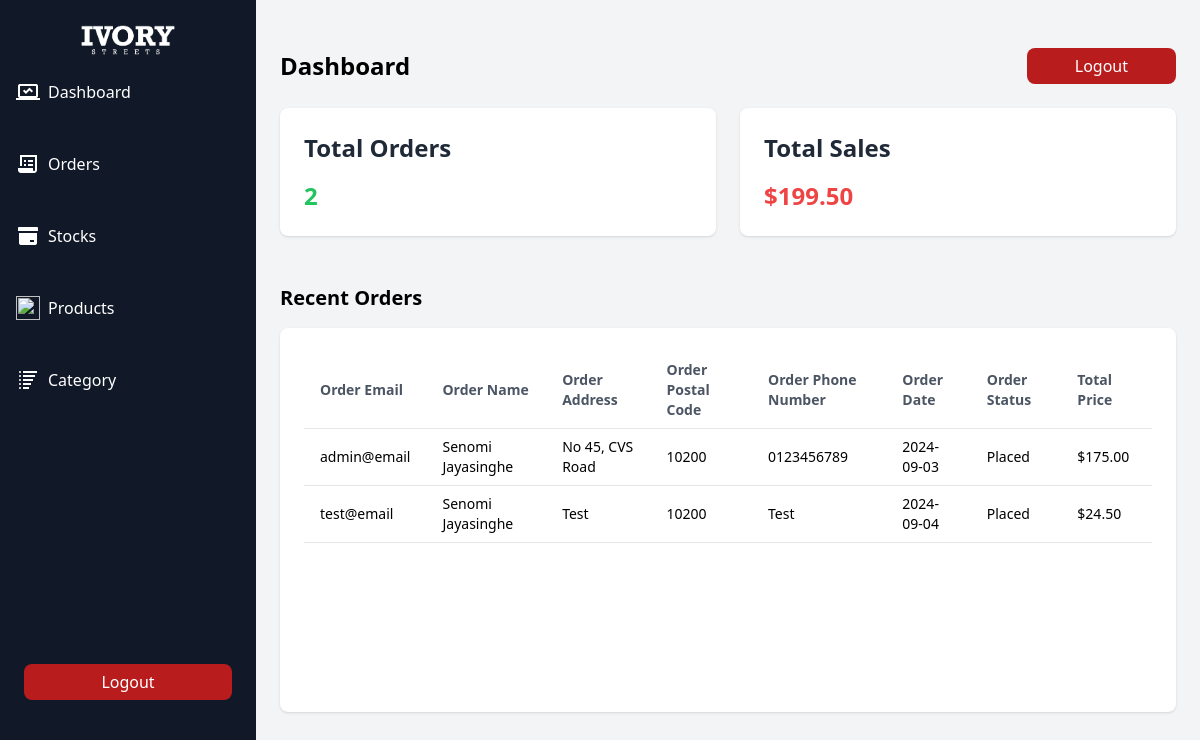
The app's page /public/admin/dashboard.php (signed in) with its own data.
### tables this page shows
CREATE TABLE `orders` (
  `order_id` int(11) NOT NULL,
  `order_email` varchar(255) NOT NULL,
  `order_name` varchar(255) NOT NULL,
  `order_address` text NOT NULL,
  `order_postcode` varchar(20) NOT NULL,
  `order_phoneno` varchar(20) NOT NULL,
  `order_date` date NOT NULL,
  `order_status` varchar(50) NOT NULL,
  `total_price` decimal(10,2) NOT NULL
);

### public/admin/dashboard.php (the view, shortened to what this page needs)
<?php
include 'side-bar.php';
$DB_HOST = 'autorack.proxy.rlwy.net';
$DB_USER = 'root';
$DB_PASSWORD = 'PEGbmEIwMKaaCDlkKYfWVGndPSDXtNgu';
$DB_NAME = 'railway';
$DB_PORT = 21186;
$conn = mysqli_connect($DB_HOST, $DB_USER, $DB_PASSWORD, $DB_NAME, $DB_PORT);
$sql_orders = "SELECT order_id, order_email, order_name, order_address, order_postcode, order_phoneno, order_date, order_status, total_price FROM orders";
$result_orders = mysqli_query($conn, $sql_orders);
$sql_total_sales = "SELECT SUM(total_price) AS total_sales FROM orders";
$result_total_sales = mysqli_query($conn, $sql_total_sales);
$sql_total_orders = "SELECT COUNT(*) AS total_orders FROM orders";
$result_total_orders = mysqli_query($conn, $sql_total_orders);
?>
<!DOCTYPE html>
<html lang="en">
<head>
  <script src="https://cdn.tailwindcss.com"></script>
</head>
<body class="bg-gray-100 font-sans antialiased">
<div class="flex-1 lg:ml-64 p-6 bg-gray-100 overflow-y-auto h-screen pt-16 lg:pt-6">
  <div class="flex justify-between items-center mt-6 mb-4">
    <h3 class="text-2xl font-bold">Dashboard</h3>
    <div>
      <button type="button" class="w-full text-white bg-red-700 hover:bg-red-800 focus:ring-4 focus:outline-none focus:ring-teal-300 dark:focus:ring-teal-800 font-medium rounded-lg text-m px-12 py-1.5 text-center">
        <a href="logout.php">Logout</a>
      </button>
    </div>
  </div>
  <div class="grid grid-cols-1 sm:grid-cols-2 gap-6 mt-6">
    <div class="bg-white p-6 rounded-lg shadow">
      <h3 class="text-2xl font-semibold text-gray-800">Total Orders</h3>
      <p class="text-2xl font-bold text-gray-800 mt-4 text-green-500">
        <?php
          if (mysqli_num_rows($result_total_orders) > 0) {
              while ($row = mysqli_fetch_assoc($result_total_orders)) {
                  echo htmlspecialchars($row['total_orders']);
              }
          } else {
              echo "No orders available";
          }
        ?>
      </p>
    </div>
    <div class="bg-white p-6 rounded-lg shadow">
      <h3 class="text-2xl font-semibold text-gray-800">Total Sales</h3>
      <p class="text-2xl font-bold text-gray-800 mt-4 text-red-500">
        <?php
          if (mysqli_num_rows($result_total_sales) > 0) {
              while ($row = mysqli_fetch_assoc($result_total_sales)) {
                  echo "$" . htmlspecialchars($row['total_sales']);
              }
          } else {
              echo "No orders available";
          }
        ?>
      </p>
    </div>
  </div>
  <div class="grid grid-cols-1 gap-6 mt-6">
    <div>
      <h3 class="text-xl font-bold mt-6 mb-4">Recent Orders</h3>
      <div class="bg-white p-6 rounded-lg shadow h-[24rem]">
        <div class="overflow-x-auto overflow-y-auto h-full">
          <table class="min-w-full bg-white text-sm">
            <thead class="sticky top-0 z-10 bg-white">
              <tr>
                <th class="py-2 px-4 border-b text-left text-gray-600">Order Email</th>
                <th class="py-2 px-4 border-b text-left text-gray-600">Order Name</th>
                <th class="py-2 px-4 border-b text-left text-gray-600">Order Address</th>
                <th class="py-2 px-4 border-b text-left text-gray-600">Order Postal Code</th>
                <th class="py-2 px-4 border-b text-left text-gray-600">Order Phone Number</th>
                <th class="py-2 px-4 border-b text-left text-gray-600">Order Date</th>
                <th class="py-2 px-4 border-b text-left text-gray-600">Order Status</th>
                <th class="py-2 px-4 border-b text-left text-gray-600">Total Price</th>
              </tr>
            </thead>
            <tbody>
              <?php
                if (mysqli_num_rows($result_orders) > 0) {
                    while ($row = mysqli_fetch_assoc($result_orders)) {
                        echo "<tr>";
                        echo "<td class='py-2 px-4 border-b'>" . htmlspecialchars($row['order_email']) . "</td>";
                        echo "<td class='py-2 px-4 border-b'>" . htmlspecialchars($row['order_name']) . "</td>";
                        echo "<td class='py-2 px-4 border-b'>" . htmlspecialchars($row['order_address']) . "</td>";
                        echo "<td class='py-2 px-4 border-b'>" . htmlspecialchars($row['order_postcode']) . "</td>";
                        echo "<td class='py-2 px-4 border-b'>" . htmlspecialchars($row['order_phoneno']) . "</td>";
                        echo "<td class='py-2 px-4 border-b'>" . htmlspecialchars($row['order_date']) . "</td>";
                        echo "<td class='py-2 px-4 border-b'>" . htmlspecialchars($row['order_status']) . "</td>";
                        echo "<td class='py-2 px-4 border-b'>$" . htmlspecialchars($row['total_price']) . "</td>";
                        echo "</tr>";
                    }
                } else {
                    echo "<tr><td colspan='9' class='py-2 px-4 border-b text-center'>No orders available</td></tr>";
                }
              ?>
            </tbody>
          </table>
        </div>
      </div>
    </div>
  </div>
</div>
</body>
</html>

### records on screen
orders: order_email "admin@email", order_name "Senomi Jayasinghe", order_address "No 45, CVS Road", order_postcode "10200", order_phoneno "0123456789", order_date "2024-09-03", order_status "Placed", total_price "175.00"
orders: order_email "test@email", order_name "Senomi Jayasinghe", order_address "Test", order_postcode "10200", order_phoneno "Test", order_date "2024-09-04", order_status "Placed", total_price "24.50"

### other values on screen
$row['total_orders'] "2"
$row['total_sales'] "199.50"
